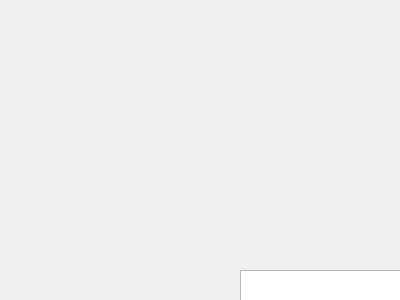
<?xml version="1.0" encoding="UTF-8"?>
<ui version="4.0">
 <class>Calculator</class>
 <widget class="QDialog" name="Calculator">
  <property name="geometry">
   <rect>
    <x>0</x>
    <y>0</y>
    <width>400</width>
    <height>300</height>
   </rect>
  </property>
  <property name="windowTitle">
   <string>Calculator</string>
  </property>
  <widget class="QListView" name="listView">
   <property name="geometry">
    <rect>
     <x>240</x>
     <y>270</y>
     <width>256</width>
     <height>192</height>
    </rect>
   </property>
  </widget>
 </widget>
 <layoutdefault spacing="6" margin="11"/>
 <resources/>
 <connections/>
</ui>
